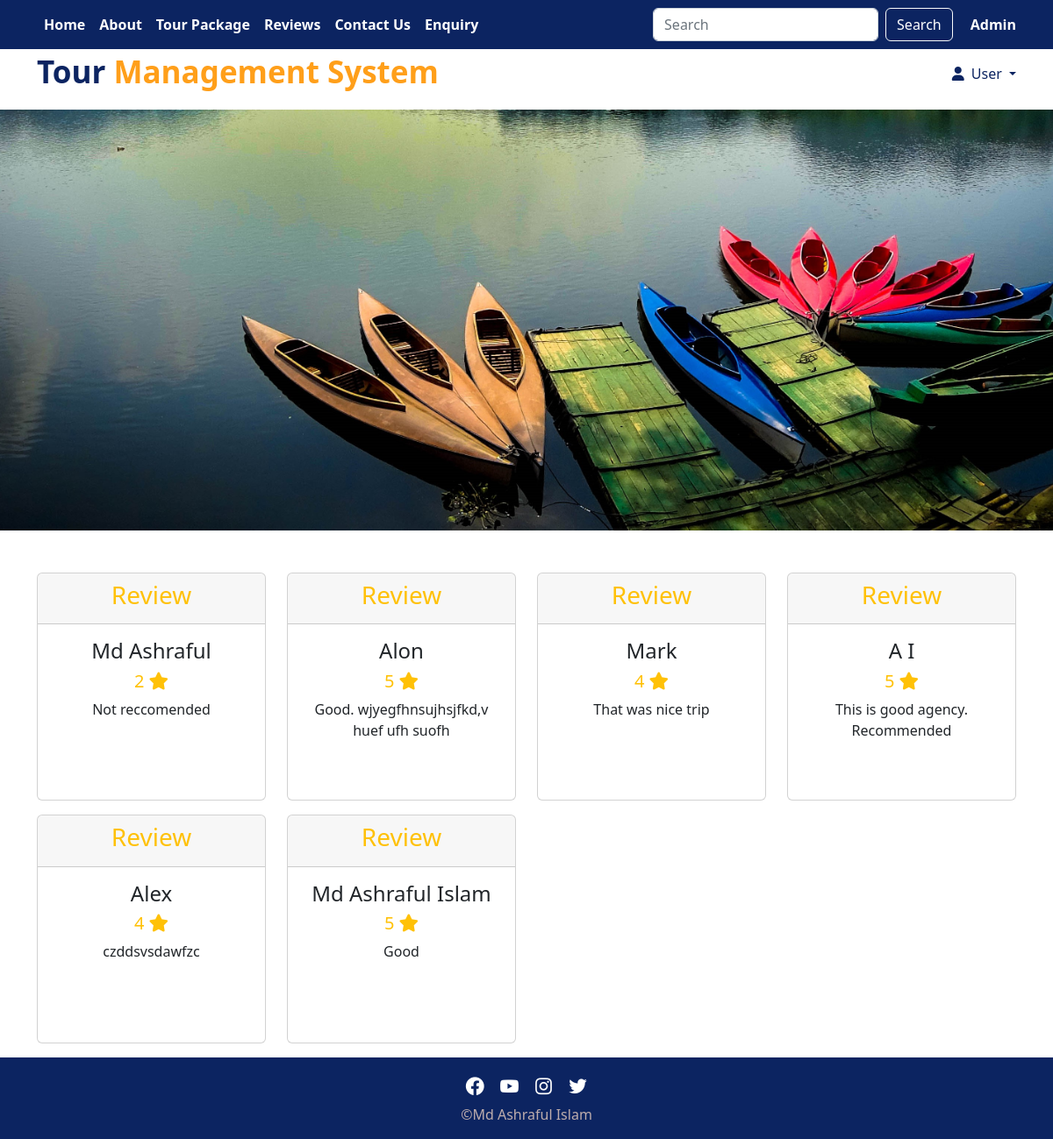
/review.php, run on the app's committed database.
### tables this page shows
CREATE TABLE `review` (
  `review_id` int(100) NOT NULL,
  `user_name` varchar(100) NOT NULL,
  `user_rating` int(100) NOT NULL,
  `user_review` varchar(500) NOT NULL
);

### review.php (the view, shortened to what this page needs)
<?php include("./header.php");?>
<!DOCTYPE html>
<html lang="en">
<head>
    <link rel="stylesheet" href="./css/bootstrap.min.css">
    <link rel="stylesheet" href="./css/boxicons.min.css">
    <link rel="stylesheet" href="./css/style.css">
    <link rel="stylesheet" href="./css/all.min.css">
</head>
<body>
    <div class="banner-package mb-5"></div>
<?php
       include_once("./db/connect-db.php");
       $sql="SELECT * FROM review ORDER BY review_id DESC";
       $rs = mysqli_Query($conn,$sql);
?>
<div class="container">
  <div class="row">
    <?php
    while($data = mysqli_fetch_array($rs)){
      $user_name = $data['user_name'];
      $user_rating=$data['user_rating'];
      $user_review=$data['user_review'];
      ?>
      <div class="col-md-3">
      <div class="card text-center mb-3">
  <div class="card-header text-warning">
    <h3>Review</h3>
  </div>
  <div class="card-body" style="height: 200px;">
    <h4 class="card-title"><?php echo $user_name?></h4>
    <h5 class="text-warning"><?php echo $user_rating?> <i class="fa-solid fa-star"></i></h5>
    <p class="card-text"><?php echo $user_review?> </p>
  </div>
</div>
      </div>
    <?php }?>
  </div>
</div>
    <?php include("./footer.php");?>
</body>
</html>

### header.php (shortened to what this page needs)
<!doctype html>
<html lang="en">
  <head>
    <link rel="stylesheet" href="./css/bootstrap.min.css">
    <link rel="stylesheet" href="./css/boxicons.min.css">
    <link rel="stylesheet" href="./css/style.css">
    <link rel="stylesheet" href="./css/all.min.css">
  </head>
  <body>
    <nav class="navbar navbar-expand-lg sticky-top">
        <div class="container">
          <div class="collapse navbar-collapse" id="navbarSupportedContent">
            <ul class="navbar-nav me-auto mb-2 mb-lg-0">
              <li class="nav-item">
                <a class="nav-link" href="index.php">Home</a>
              </li>
              <li class="nav-item">
                <a class="nav-link" href="about.php">About</a>
              </li>
              <li class="nav-item">
                <a class="nav-link" href="package-list.php">Tour Package</a>
              </li>
              <li class="nav-item">
                <a class="nav-link" href="review.php">Reviews</a>
              </li>
              <li class="nav-item">
                <a class="nav-link" href="contact-us.php">Contact Us</a>
              </li>
              <li class="nav-item">
                <a class="nav-link" href="enquiry.php">Enquiry</a>
              </li>
            </ul>
            <form class="d-flex" role="search">
              <input class="form-control me-2" type="search" placeholder="Search" aria-label="Search">
              <button class="btn btn-light" type="submit">Search</button>
            </form>
             <div class="admin">
             <a href="./admin-login.php">Admin</a>
             </div>
          </div>
        </div>
      </nav>
   <div class="header">
    <div class="container">
      <div class="row justify-content-between">
         <div class="col-auto">
           <div class="logo">
              <p>Tour <span>Management System</span></p>
           </div>
          </div>
          <div class="col-auto">
            <ul class="dropdown">
              <?php
              if(empty($_SESSION['user_id'])) {
              ?>
                      <a class="nav-link dropdown-toggle" href="#" id="navbarDropdown"
                          role="button" data-bs-toggle="dropdown" aria-expanded="false">
                          <i class="fas fa-user me-2"></i>User
                      </a>
                       <?php }?>
              </ul>
          </div>
          </div>
      </div>
   </div>
</body>
</html>

### footer.php (shortened to what this page needs)
<div class="footer">
  <div class="container">
    <div class="row">
      <div class="coloumn-auto text-center text-white ">
        <div class="social mt-3">
          <a href="#"><i class='bx bxl-facebook-circle'></i></a>
          <a href="#"><i class='bx bxl-youtube' ></i></a>
          <a href="#"><i class='bx bxl-instagram' ></i></a>
          <a href="#"><i class='bx bxl-twitter' ></i></a>
        </div>
      </div>
      <div class="coloumn-auto text-center">
        <div class="copyright">
          <p>&copy;Md Ashraful Islam</p>
        </div>
      </div>
    </div>
  </div>
</div>
  </body>
</html>

### css/style.css (style rules this page uses)
.header { color: #0c2461; margin-top: auto; }
.logo { font-weight: 700; font-size: 35px; }
.logo span { color: #ff9f1a; }
.dropdown { margin-top: 16px; }
.navbar { background-color: #0c2461; font-weight: 600; color: rgb(230, 234, 238); }
.navbar-nav li a { color: #fff; }
.admin { margin-left: 20px; }
.admin a { text-decoration: none; color: #fff; }
.footer { background-color: #0c2461; }
.copyright { color: rgb(190, 173, 173); }
.social a { color: #fff; margin: 5px; margin-top: 30px !important; font-size: 25px; }
.btn { background-color: #0c2461; color: #fff; }
.banner-package { background-image: url(../image/Kaptai.jpg); background-size: cover; background-position: center; min-height:60vh; }

### data on the page
review: user_name "Md Ashraful", user_rating "2", user_review "Not reccomended"
review: user_name "Alon", user_rating "5", user_review "Good. wjyegfhnsujhsjfkd,v huef ufh suofh"
review: user_name "Mark", user_rating "4", user_review "That was nice trip"
review: user_name "A I", user_rating "5", user_review "This is good agency. Recommended"
review: user_name "Alex", user_rating "4", user_review "czddsvsdawfzc"
review: user_name "Md Ashraful Islam", user_rating "5", user_review "Good"
